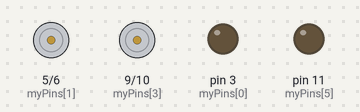
Simulated run of this sketch. Board: Arduino Uno, built with avr-gcc and run on an emulated ATmega328P. On the bench: motor-driver pin pairs drawn as motors (green arrow = first pin HIGH = forward, orange = second pin HIGH = backward, longer = more drive), output pins drawn as LEDs (lit = HIGH). Random numbers use the default seed unless the sketch sets one.

Above: at 0.07 s.
Timing chart, 0 to 40.0 s (numbered marks = the images above):
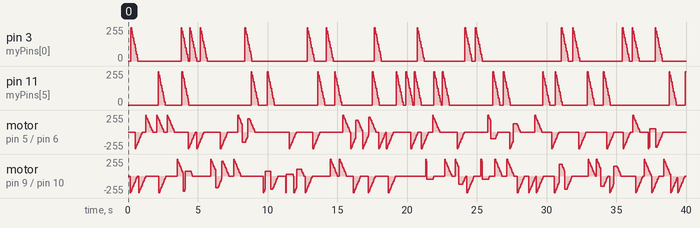

The sketch:

Strobfade.ino
```cpp
/* Pierre

 */

const int PIN_COUNT = 6;
int myPins[] = {3, 5, 6, 9, 10, 11};
int history[] = {0, 0, 0, 0, 0, 0};
int previousLed = 0;
int randomLed = 0;
int newPin = 0;

int x = 0;
int i = 0;
int y = 0;

int chancePercent = 0;

void setup() {
  for (int i=0; i <= (PIN_COUNT - 1); i++)
  {
    pinMode(myPins[i], OUTPUT);
  }
  Serial.begin(9600);
}

void loop()
{
  // Set up new pin
  chancePercent = 20; // Chance of lighting a new led up
  if (random(1, 100) > (100 - chancePercent))
  {
    newPin = random(0, PIN_COUNT);
    if(history[newPin] == 0) // light up only non-lit pins
    {
      history[newPin] = 10;
    }
  }

  // Goe through pins and light up those that have been set up
  for(x = 0; x <= (PIN_COUNT - 1); x++)
  {
    analogWrite(myPins[x], 25 * history[x]); // fade out

    // substract from history
    if(history[x] > 0)
    {
      history[x] = history[x] - 1;
    }
  }

  delay(50);

  /*
  randomLed = random(0, 6);
  while(randomLed == previousLed)
  {
    randomLed = random(0, 6);
  }
  previousLed = randomLed;

  //--------------

  strobeRandomBrightness(randomLed);
  */
}

//----------------------------------------------------
// Strobe then delay

int strobe(int pinIndex)
{
  analogWrite(myPins[pinIndex], 255);
  delay(50);
  analogWrite(myPins[pinIndex], 0);
  delay(100);
}

//----------------------------------------------------
// Strobe then delay

int strobeRandomBrightness(int pinIndex)
{
  int brightness = random(1, 16);
  brightness = brightness*brightness;
//  Serial.println("pin");   Serial.println(pinIndex);  Serial.println(brightness); // DEBUG

  analogWrite(myPins[pinIndex], (brightness));
  delay(50);
  analogWrite(myPins[pinIndex], 0);
  delay(100);
}

//----------------------------------------------------
// Fades in and out

int fadeInOut(int pinIndex, int interval)
{
  // fade in
  for (i=0; i <= 255; i = i+1)
  {
    analogWrite(myPins[pinIndex], i);
    delay(interval);
  }
  // fade out
  for (y=255; y >= 0; y=y-1)
  {
    analogWrite(myPins[pinIndex], y);
    delay(interval);
  }

}
```
